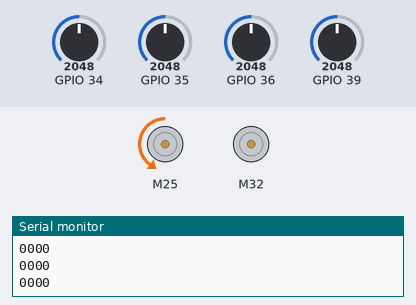
Recording of a sketch running on a simulated ESP32. Shown: 2 × DC motor (green arrow = forward, orange = backward, longer = faster), the last lines printed to the serial monitor. The inputs (shaded band) are chosen by the test bench; at power-on: GPIO 36 = 2048, GPIO 35 = 2048, GPIO 34 = 2048, GPIO 39 = 2048.

Above: at 1.2 s.
1.3 s: GPIO 36 set to 1551
2.8 s: GPIO 36 set to 1452
At 4.0 s:
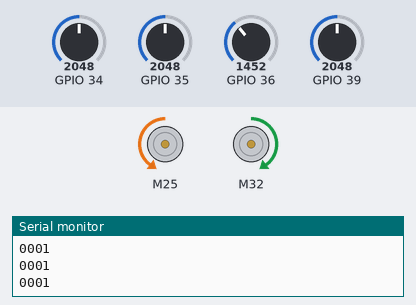
4.3 s: GPIO 35 set to 1563
5.8 s: GPIO 35 set to 1455
At 6.7 s:
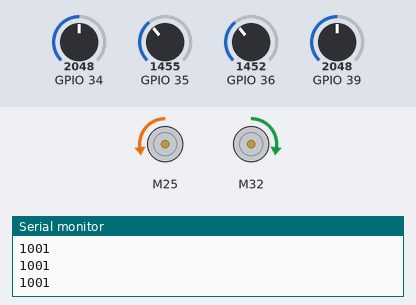
7.3 s: GPIO 36 set to 1540
At 8.4 s:
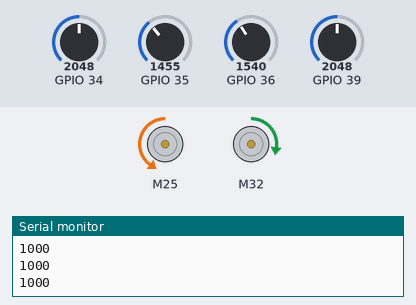
8.8 s: GPIO 36 set to 1460
At 10.1 s:
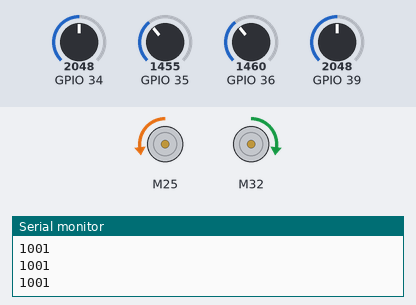
Timing chart, 0 to 11.3 s (numbered marks = the images above; inputs shaded):
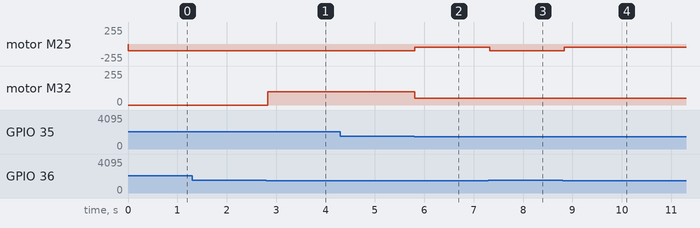

Measured:
- the behaviour switches between 1500 and 1499 on GPIO 36 (found by bisection; images 0 and 1)
- the behaviour switches between 1500 and 1499 on GPIO 35 (found by bisection; images 1 and 2)
- after the input at 2.8 s, motor M32: stopped → forward 100/255 at once
- after the input at 5.8 s, motor M25: backward 100/255 → backward 50/255 at once; motor M32: forward 100/255 → forward 50/255 at once
- after the input at 7.3 s, motor M25: backward 50/255 → backward 100/255 at once
- after the input at 8.8 s, motor M25: backward 100/255 → backward 50/255 at once

The sketch:

CNY_BASE.ino
```cpp
#include <TB6612_ESP32.h>

//MOTOR1
#define AIN1 32
#define AIN2 33
#define PWMA 12

//MOTOR2
#define BIN1 25
#define BIN2 26
#define PWMB 14

const int offsetA = 1;
const int offsetB = -1;

Motor motor1 = Motor(AIN1, AIN2, PWMA, offsetA, 0, 5000, 8, 1);
Motor motor2 = Motor(BIN1, BIN2, PWMB, offsetB, 0, 5000, 8, 2);

const int velocidad = 50;
const int giro = 100;

void setup()
{
    Serial.begin(115200);
}

void loop()
{

    int s0 = analogRead(36);
    int s1 = analogRead(34);
    int s2 = analogRead(39);
    int s3 = analogRead(35);

    // Serial.print("Sensor0: ");
    // Serial.println(s0);
    // Serial.print("Sensor1: ");
    // Serial.println(s1);
    // Serial.print("Sensor2: ");
    // Serial.println(s2);
    // Serial.print("Sensor3: ");
    // Serial.println(s3);

    (s0 < 1500) ? s0 = 1 : s0 = 0;
    (s1 < 1500) ? s1 = 1 : s1 = 0;
    (s2 < 1500) ? s2 = 1 : s2 = 0;
    (s3 < 1500) ? s3 = 1 : s3 = 0;


    Serial.print(s3);
    Serial.print(s2);
    Serial.print(s1);
    Serial.println(s0);

    if (s0 == 0)
    {
        forward(motor2, motor2, giro);
    }
    else if (s3 == 0)
    {
        forward(motor1, motor1, giro);
    }else{

        forward(motor1, motor2, velocidad);
    }


    delay(50);
}
```
